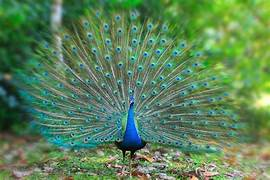
#> input picture data/peacock.jpeg, 270 x 180 px
$ python 2.py
#> lines starting #> are read from the running program, lines starting #| are printed output that depends on the picture
# Exno.2 – Implementation of Histogram
import cv2
import numpy as np
import matplotlib.pyplot as plt

# Read image
img = cv2.imread(r'data/peacock.jpeg')
#> img is the input picture: shape (180, 270, 3); mean B, G, R 89, 130.5, 91.9
if img is None:
    print("Image not found!")
    exit()

# Convert to grayscale
gray = cv2.cvtColor(img, cv2.COLOR_BGR2GRAY)
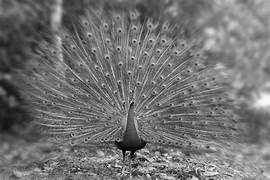
#> gray: shape (180, 270); min 0, max 253, mean 114.2

# 1. Grayscale Histogram
hist_gray = cv2.calcHist([gray], [0], None, [256], [0, 256])
#> hist_gray = 256 values, max 616 at index 109, min 0 at index 251, mean 189.8
plt.figure()
plt.title('Grayscale Histogram')
plt.xlabel('Pixel Intensity')
plt.ylabel('Number of Pixels')
plt.plot(hist_gray, color='k')
plt.show()
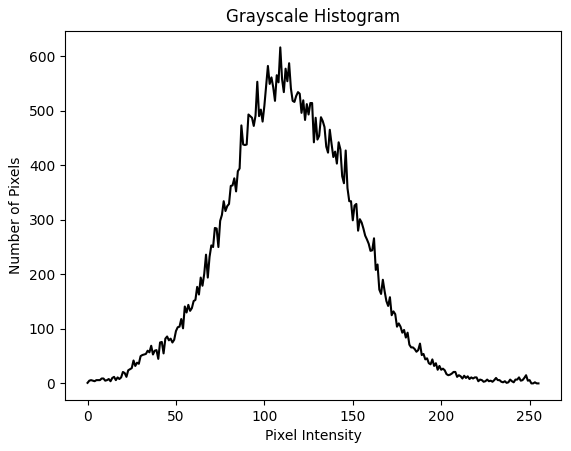
#> figure drawn by matplotlib, 1 panel; curve peaks at x = 109, y = 616

# 2. Color Histogram (B, G, R)
colors = ('b', 'g', 'r')
plt.figure()
plt.title('Color Histogram')
plt.xlabel('Pixel Intensity')
plt.ylabel('Number of Pixels')
for i, col in enumerate(colors):
    hist = cv2.calcHist([img], [i], None, [256], [0, 256])
    plt.plot(hist, color=col)
plt.xlim([0, 256])
plt.show()
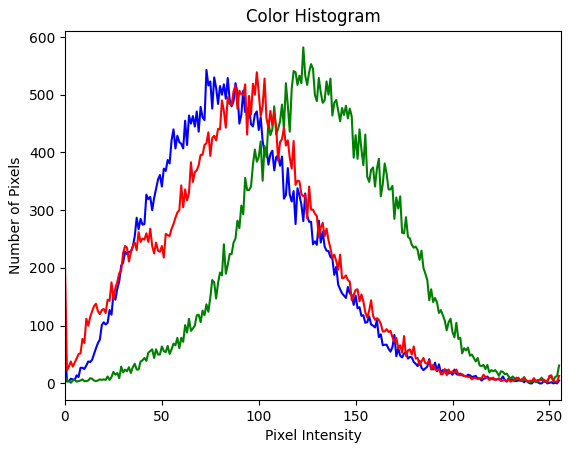
#> figure drawn by matplotlib, 1 panel; curve peaks at x = 73, y = 543; curve peaks at x = 123, y = 582; curve peaks at x = 99, y = 539

# 3. Histogram Equalization (Gray Image)
eq_gray = cv2.equalizeHist(gray)
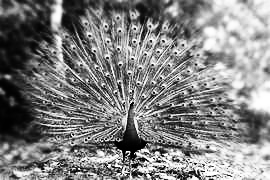
#> eq_gray: shape (180, 270); min 0, max 255, mean 128.5
hist_eq = cv2.calcHist([eq_gray], [0], None, [256], [0, 256])
#> hist_eq = 256 values, max 616 at index 116, min 0 at index 26, mean 189.8

cv2.imshow('Original Grayscale', gray)
cv2.imshow('Equalized Grayscale', eq_gray)

plt.figure()
plt.title('Equalized Grayscale Histogram')
plt.xlabel('Pixel Intensity')
plt.ylabel('Number of Pixels')
plt.plot(hist_eq, color='k')
plt.xlim([0, 256])
plt.show()
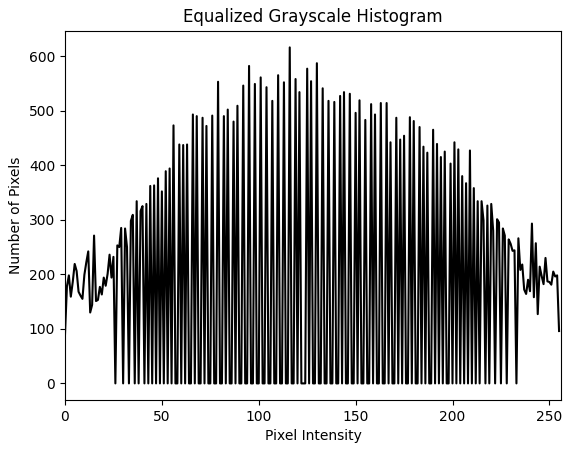
#> figure drawn by matplotlib, 1 panel; curve peaks at x = 116, y = 616

# 4. 2D Histogram (Hue vs Saturation)
hsv = cv2.cvtColor(img, cv2.COLOR_BGR2HSV)
#> hsv: shape (180, 270, 3); mean H, S, V 58.8, 110, 132.4
hist_2d = cv2.calcHist([hsv], [0, 1], None, [30, 32], [0, 180, 0, 256])
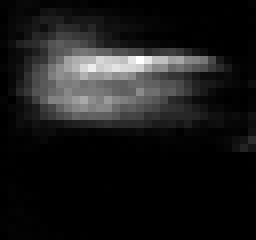
#> hist_2d: shape (30, 32) float32 (shown 8 times larger); min 0, max 488, mean 50.6; drawn with min black and max white

plt.figure()
plt.title('2D Hue-Saturation Histogram')
plt.xlabel('Hue')
plt.ylabel('Saturation')
plt.imshow(hist_2d, interpolation='nearest')
plt.colorbar()
plt.show()
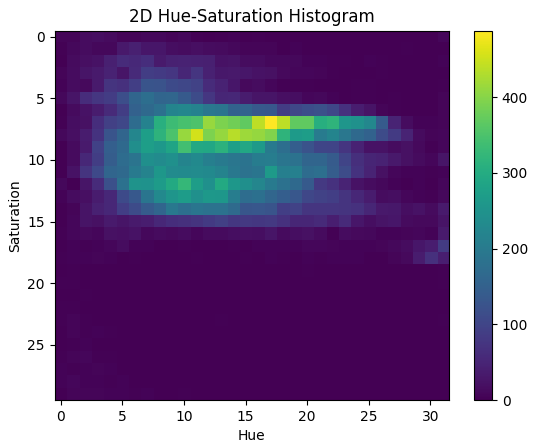
#> figure drawn by matplotlib, 2 panels

cv2.waitKey(0)
cv2.destroyAllWindows()

$ run again, with data/car.jpeg copied over data/peacock.jpeg
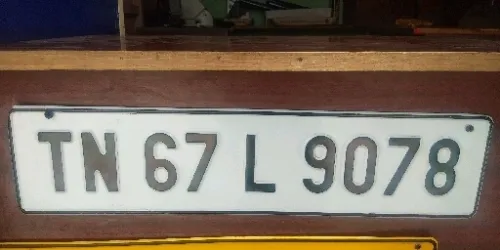
#> input picture data/car.jpeg, 500 x 250 px
#> img is the input picture: shape (250, 500, 3); mean B, G, R 96.7, 109.6, 123
#> hist_gray = 256 values, max 2874 at index 225, min 0 at index 0, mean 488.3
#> `eq_gray = cv2.equalizeHist(gray)`:
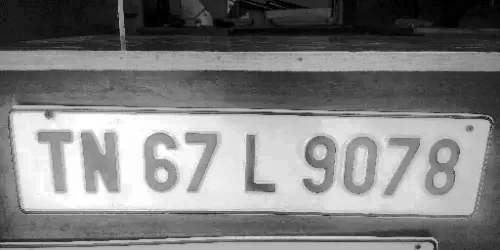
#> eq_gray: shape (250, 500); min 0, max 255, mean 128.4
#> hist_eq = 256 values, max 2874 at index 253, min 0 at index 3, mean 488.3
#> hsv: shape (250, 500, 3); mean H, S, V 37.6, 86.2, 126.6
#> `plt.show()`:
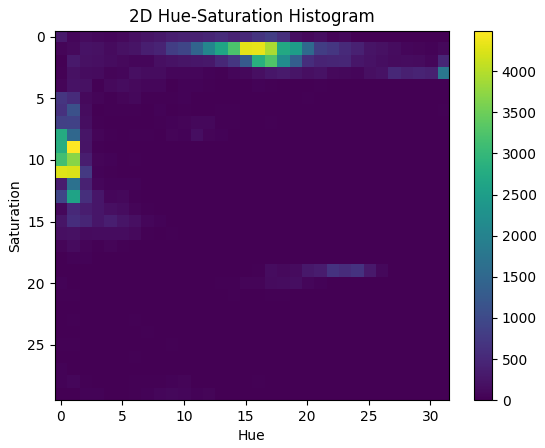
#> figure drawn by matplotlib, 2 panels
